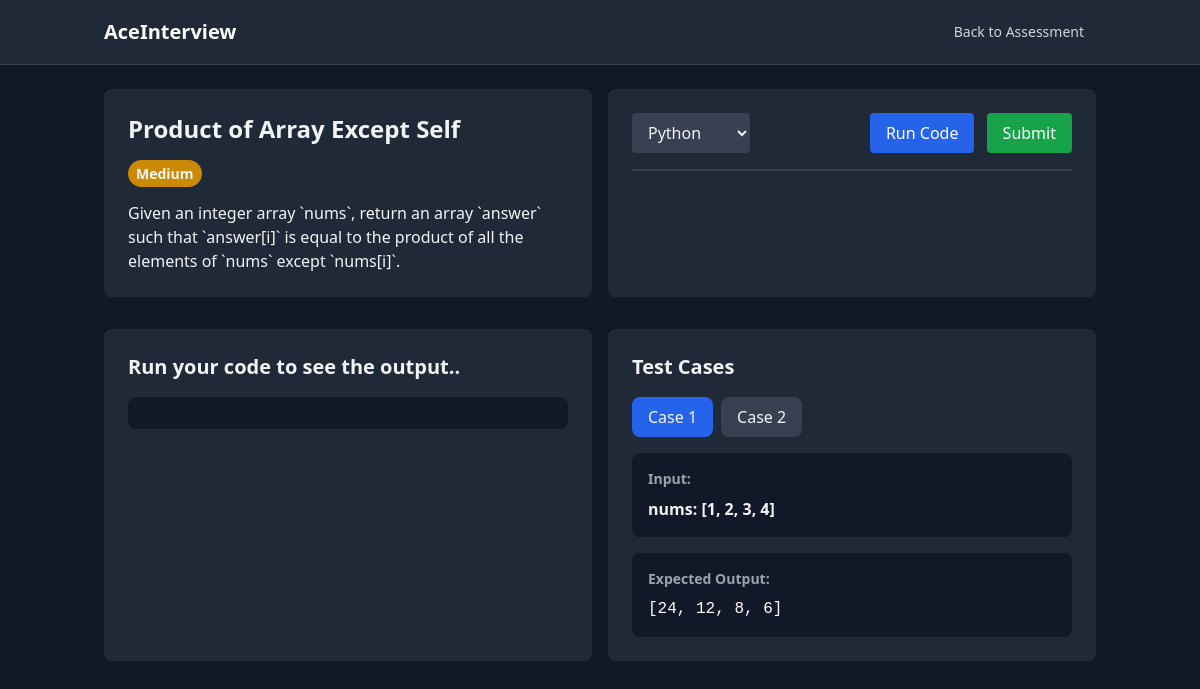
Page /question/4/ (signed in) on the committed database.
### prep_app/models.py (models this page shows, shortened)
class Question(models.Model):
    DIFFICULTY_CHOICES = [
        ('easy', 'Easy'),
        ('medium', 'Medium'),
        ('hard', 'Hard'),
    ]
    LANGUAGE_CHOICES = [
        ('python', 'Python'),
        ('java', 'Java'),
        ('javascript', 'JavaScript'),
        ('cpp', 'C++'),
    ]
    title = models.CharField(max_length=200)
    description = models.TextField()
    difficulty = models.CharField(max_length=10, choices=DIFFICULTY_CHOICES)
    topic = models.ForeignKey(Topic, on_delete=models.CASCADE, related_name='questions')
    leetcode_link = models.URLField()
    initial_code = models.JSONField(help_text="Initial code template for each language")
    solution = models.JSONField(help_text="Solution code for each language", null=True, blank=True)
    test_cases = models.JSONField()
    created_at = models.DateTimeField(auto_now_add=True)
    updated_at = models.DateTimeField(auto_now=True)

### prep_app/views.py (the view)
# urls.py: path('question/<int:question_id>/', views.coding_assessment, name='coding_assessment'),
@login_required
def coding_assessment(request, question_id):
    question = get_object_or_404(Question, id=question_id)
    if request.method == 'POST':
        form = CodeSubmissionForm(request.POST)
        if form.is_valid():
            submission = form.save(commit=False)
            submission.user = request.user
            submission.question = question
            submission.save()
            return JsonResponse({
                'status': 'success',
                'message': 'Code submitted successfully'
            })
    else:
        form = CodeSubmissionForm(initial={'code': question.initial_code})
    return render(request, 'prep_app/coding_assessment.html', {
        'question': question,
        'form': form,
        'initial_code': question.initial_code,
        'submissions': UserSubmission.objects.filter(
            user=request.user,
            question=question
        ).order_by('-created_at')[:5]
    })

### prep_app/forms.py
class CodeSubmissionForm(forms.ModelForm):
    LANGUAGE_CHOICES = [
        ('python', 'Python'),
        ('java', 'Java'),
        ('javascript', 'JavaScript'),
        ('cpp', 'C++'),
    ]
    code = forms.CharField(
        widget=forms.Textarea(
            attrs={
                'class': 'w-full h-96 font-mono bg-gray-900 text-gray-100 p-4 rounded-lg',
                'spellcheck': 'false',
            }
        )
    )
    language = forms.ChoiceField(
        choices=LANGUAGE_CHOICES,
        widget=forms.Select(
            attrs={
                'class': 'bg-gray-800 text-gray-100 rounded-lg p-2'
            }
        )
    )
    class Meta:
        model = UserSubmission
        fields = ['code', 'language']

### prep_app/templates/prep_app/coding_assessment.html (shortened to what this page needs)
{% load static %}
<!DOCTYPE html>
<html lang="en">
<head>
    <link rel="stylesheet" href="/static/css/base.css">
    <link href="https://cdnjs.cloudflare.com/ajax/libs/codemirror/5.65.2/codemirror.min.css" rel="stylesheet">
    <link href="https://cdnjs.cloudflare.com/ajax/libs/codemirror/5.65.2/theme/monokai.min.css" rel="stylesheet">
    <link rel="stylesheet" href="https://cdnjs.cloudflare.com/ajax/libs/codemirror/5.65.2/codemirror.min.css">
    <link rel="stylesheet" href="https://cdnjs.cloudflare.com/ajax/libs/codemirror/5.65.2/theme/dracula.min.css">
    <script src="https://cdn.tailwindcss.com"></script>
</head>
<body>
    <nav class="bg-gray-800 border-b border-gray-700">
        <div class="container mx-auto px-4">
            <div class="flex items-center justify-between h-16">
                <div class="flex items-center">
                    <a href="{% url 'home' %}" class="text-xl font-bold text-white hover:text-gray-300">
                        AceInterview
                    </a>
                </div>
                <div class="flex items-center">
                    <a href="{% url 'interview_prep' %}" class="text-gray-300 hover:text-white px-3 py-2 rounded-md text-sm font-medium">
                        Back to Assessment
                    </a>
                </div>
            </div>
        </div>
    </nav>
    <div class="min-h-screen bg-gray-900 text-gray-100">
        <div class="container mx-auto px-4">
            <div class="grid grid-cols-1 lg:grid-cols-2 gap-4 py-6">
                <div class="bg-gray-800 rounded-lg p-6">
                    <h1 class="text-2xl font-bold mb-4">{{ question.title }}</h1>
                    <div class="mb-4">
                        <span class="px-2 py-1 rounded-full text-sm font-semibold
                            {% if question.difficulty == 'easy' %}bg-green-600
                            {% elif question.difficulty == 'medium' %}bg-yellow-600
                            {% else %}bg-red-600{% endif %}">
                            {{ question.difficulty|title }}
                        </span>
                    </div>
                    <div class="prose prose-invert">
                        {{ question.description|safe }}
                    </div>
                </div>
                <div class="bg-gray-800 rounded-lg p-6">
                    <form id="code-form" method="post">
                        <div class="mb-4 flex justify-between items-center">
                            <select id="language-selector" class="bg-gray-700 text-gray-100 rounded px-3 py-2" onchange="changeLanguage(this.value)">
                                {% for lang, name in question.LANGUAGE_CHOICES %}
                                    <option value="{{ lang }}">{{ name }}</option>
                                {% endfor %}
                            </select>
                            <div class="space-x-2">
                                <button type="button" onclick="runCode()" class="bg-blue-600 text-white px-4 py-2 rounded hover:bg-blue-700">
                                    Run Code
                                </button>
                                <button type="submit" onclick="submitCode()" class="bg-green-600 text-white px-4 py-2 rounded hover:bg-green-700">
                                    Submit
                                </button>
                            </div>
                        </div>
                        <div id="code-editor" class="border border-gray-700 rounded-lg"></div>
                    </form>
                </div>
            <div class="bg-gray-800 rounded-lg p-6 mt-4">
                <h2 class="text-xl font-bold mb-4">Run your code to see the output..</h2>
                <div id="output" class="font-mono bg-gray-900 p-4 rounded-lg whitespace-pre max-w- overflow-y-auto break-words"></div>
              </div>
            <div class="bg-gray-800 rounded-lg p-6 mt-4">
                <h2 class="text-xl font-bold mb-4">Test Cases</h2>
                <div class="flex space-x-2 mb-4">
                {% for test_case in question.test_cases %}
                    <button class="test-case-btn {% if forloop.first %}bg-blue-600{% else %}bg-gray-700{% endif %} px-4 py-2 rounded-lg"
                            data-case="{{ forloop.counter0 }}">
                    Case {{ forloop.counter }}
                    </button>
                {% endfor %}
                </div>
                {% for test_case in question.test_cases %}
                <div class="test-case-content {% if not forloop.first %}hidden{% endif %}" data-case-index="{{ forloop.counter0 }}">
                <div class="space-y-4">
                    <div class="bg-gray-900 p-4 rounded-lg">
                    <h3 class="text-sm font-semibold text-gray-400 mb-2">Input:</h3>
                    <ul class="list-none">
                        {% for key, value in test_case.input.items %}
                            <li><strong>{{ key }}:</strong> <strong>{{ value|pprint }}</strong></li>
                        {% endfor %}
                        </ul>
                    </div>
                    <div class="bg-gray-900 p-4 rounded-lg">
                    <h3 class="text-sm font-semibold text-gray-400 mb-2">Expected Output:</h3>
                    <pre class="text-white">{{ test_case.expected|pprint }}</pre>
                    </div>
                </div>
                </div>
                {% endfor %}
            </div>
        </div>
    </div>
</body>
</html>

### rows in the picture
Question: title "Product of Array Except Self", difficulty "Medium", description "Given an integer array `nums`, return an array `answer` such that `answer[i]` is equal to the product of all the elements of `nums` except `nums[i]`.", value "Python"

### other values in the picture
{{ key }} "nums"
{{ value|pprint }} "[1, 2, 3, 4]"
{{ test_case.expected|pprint }} "[24, 12, 8, 6]"
